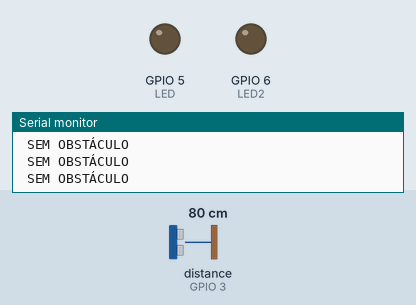
Bench run of a sketch on a simulated ESP32. On the bench: output pins drawn as LEDs (lit = HIGH), the last lines printed to the serial monitor. Wiring (inferred from the names in the program): ultrasonic range finder: trigger GPIO 2; echo GPIO 3. The test bench sets the inputs (shaded band); at power-on: distance to the obstacle (sensor on GPIO 3) 80 cm. The echo pulse lasts 58.3 µs per cm; pins used as bus, display or sensor lines are not drawn.

Above: at 1.2 s.
1.3 s: distance to the obstacle (sensor on GPIO 3) set to 32 cm
2.8 s: distance to the obstacle (sensor on GPIO 3) set to 27 cm
At 4.0 s:
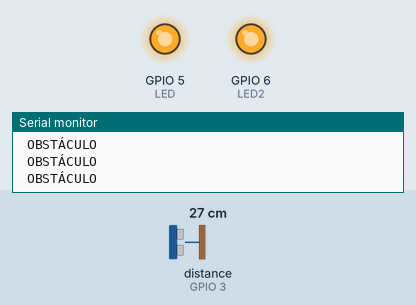
4.3 s: distance to the obstacle (sensor on GPIO 3) set to 21 cm
5.8 s: distance to the obstacle (sensor on GPIO 3) set to 17 cm
At 6.8 s:
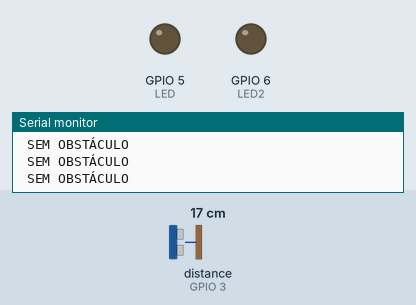
7.4 s: distance to the obstacle (sensor on GPIO 3) set to 23 cm
At 8.8 s:
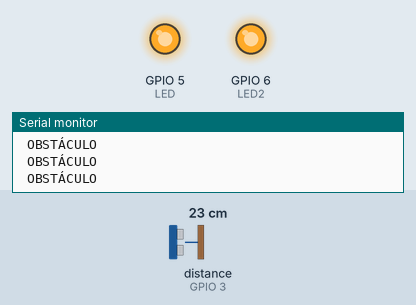
Timing chart, 0 to 9.9 s (numbered marks = the images above; inputs shaded):
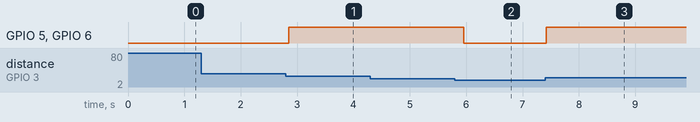

Measured:
- the behaviour switches between 30 and 29 cm on distance to the obstacle (sensor on GPIO 3) (found by bisection; images 0 and 1)
- the behaviour switches between 20 and 19 cm on distance to the obstacle (sensor on GPIO 3) (found by bisection; images 1 and 2)
- after the input at 2.8 s, GPIO 5 (LED), GPIO 6 (LED2): LOW → HIGH after 0.05 s
- after the input at 5.8 s, GPIO 5 (LED), GPIO 6 (LED2): HIGH → LOW after 0.16 s
- after the input at 7.4 s, GPIO 5 (LED), GPIO 6 (LED2): LOW → HIGH at once

The sketch:

COLEIRA_BOLINHA003.ino
```cpp
//ESP32 XIAO
//#include <ESP8266mDNS.h>  // For OTA with ESP8266
//#include <WiFiUdp.h>      // For OTA
//#include <ArduinoOTA.h>   // For OTA
#include <SPI.h>
#include <ESP.h>;
//#include <ESP8266WiFi.h>
//#include <BlynkSimpleEsp8266.h>
#include <SimpleTimer.h>
#define BLYNK_PRINT Serial

#define TRIGGER D1
#define ECHO    D2
int LED       = D4;
int LED2      = D5;

long readUltrasonicDistance(int triggerPin, int echoPin)
{
  pinMode(triggerPin, OUTPUT);  // Clear the trigger
  digitalWrite(triggerPin, LOW);
  delayMicroseconds(2);
  // Sets the trigger pin to HIGH state for 10 microseconds
  digitalWrite(triggerPin, HIGH);
  delayMicroseconds(10);
  digitalWrite(triggerPin, LOW);
  pinMode(echoPin, INPUT);
  // Reads the echo pin, and returns the sound wave travel time in microseconds
  return pulseIn(echoPin, HIGH);
}

void setup()
{
  pinMode(LED, OUTPUT); // defina o pino digital como saída para o LED de conexão.
  pinMode(LED2, OUTPUT);
  pinMode(TRIGGER, OUTPUT);
  pinMode(ECHO, INPUT);
 // pinMode(BUILTIN_LED, OUTPUT);
  Serial.begin(9600);

}

void loop()
{
  if (0.01723 * readUltrasonicDistance(D1, D2) > 20 && 0.01723 * readUltrasonicDistance(D1, D2) < 30) {
    digitalWrite(LED, HIGH);
    digitalWrite(LED2, HIGH);
    delay(150);
    Serial.println(" OBSTÁCULO ");

  } else {
    digitalWrite(LED, LOW);
    digitalWrite(LED2, LOW);
    delay(150);
    Serial.println(" SEM OBSTÁCULO ");

  }
  delay(10); // Delay a little bit to improve simulation performance
}
```
